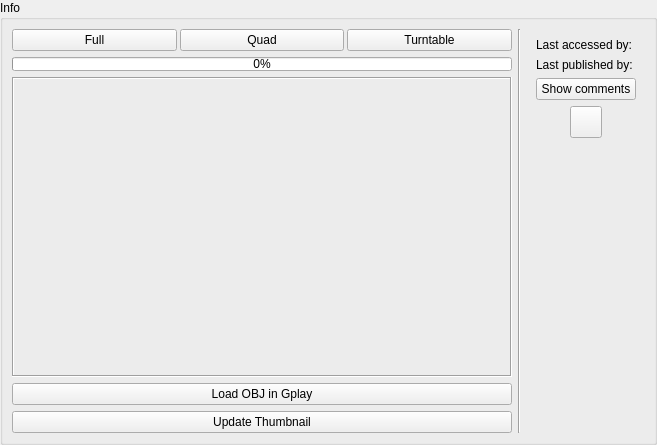
              <widget class="QFrame" name="infoFrame">
               <property name="frameShape">
                <enum>QFrame::NoFrame</enum>
               </property>
               <property name="frameShadow">
                <enum>QFrame::Sunken</enum>
               </property>
               <layout class="QVBoxLayout" name="verticalLayout_3">
                <property name="spacing">
                 <number>0</number>
                </property>
                <property name="margin">
                 <number>0</number>
                </property>
                <item>
                 <widget class="QGroupBox" name="assetInfoGrp">
                  <property name="autoFillBackground">
                   <bool>false</bool>
                  </property>
                  <property name="title">
                   <string>Info</string>
                  </property>
                  <property name="flat">
                   <bool>true</bool>
                  </property>
                  <property name="checkable">
                   <bool>false</bool>
                  </property>
                  <layout class="QGridLayout" name="gridLayout_3">
                   <item row="0" column="0">
                    <widget class="QFrame" name="thumbnailFrame">
                     <property name="minimumSize">
                      <size>
                       <width>500</width>
                       <height>0</height>
                      </size>
                     </property>
                     <property name="maximumSize">
                      <size>
                       <width>500</width>
                       <height>16777215</height>
                      </size>
                     </property>
                     <property name="frameShape">
                      <enum>QFrame::NoFrame</enum>
                     </property>
                     <property name="frameShadow">
                      <enum>QFrame::Sunken</enum>
                     </property>
                     <property name="lineWidth">
                      <number>1</number>
                     </property>
                     <property name="midLineWidth">
                      <number>0</number>
                     </property>
                     <layout class="QVBoxLayout" name="verticalLayout_4">
                      <property name="margin">
                       <number>0</number>
                      </property>
                      <item>
                       <widget class="QFrame" name="thumbDisplayTypeFrame">
                        <property name="frameShape">
                         <enum>QFrame::NoFrame</enum>
                        </property>
                        <property name="frameShadow">
                         <enum>QFrame::Raised</enum>
                        </property>
                        <layout class="QHBoxLayout" name="horizontalLayout_4">
                         <property name="spacing">
                          <number>3</number>
                         </property>
                         <property name="margin">
                          <number>0</number>
                         </property>
                         <item>
                          <widget class="QPushButton" name="thumbFullBtn">
                           <property name="text">
                            <string>Full</string>
                           </property>
                          </widget>
                         </item>
                         <item>
                          <widget class="QPushButton" name="thumbQuadBtn">
                           <property name="text">
                            <string>Quad</string>
                           </property>
                          </widget>
                         </item>
                         <item>
                          <widget class="QPushButton" name="thumbTurnBtn">
                           <property name="text">
                            <string>Turntable</string>
                           </property>
                          </widget>
                         </item>
                        </layout>
                       </widget>
                      </item>
                      <item>
                       <widget class="QProgressBar" name="thumbnailProgressBar">
                        <property name="maximumSize">
                         <size>
                          <width>500</width>
                          <height>14</height>
                         </size>
                        </property>
                        <property name="value">
                         <number>0</number>
                        </property>
                        <property name="orientation">
                         <enum>Qt::Horizontal</enum>
                        </property>
                       </widget>
                      </item>
                      <item>
                       <widget class="ThibQLabel" name="assetImg">
                        <property name="minimumSize">
                         <size>
                          <width>500</width>
                          <height>300</height>
                         </size>
                        </property>
                        <property name="maximumSize">
                         <size>
                          <width>500</width>
                          <height>300</height>
                         </size>
                        </property>
                        <property name="autoFillBackground">
                         <bool>false</bool>
                        </property>
                        <property name="frameShape">
                         <enum>QFrame::Box</enum>
                        </property>
                        <property name="frameShadow">
                         <enum>QFrame::Sunken</enum>
                        </property>
                        <property name="lineWidth">
                         <number>1</number>
                        </property>
                        <property name="text">
                         <string/>
                        </property>
                        <property name="textFormat">
                         <enum>Qt::AutoText</enum>
                        </property>
                        <property name="scaledContents">
                         <bool>false</bool>
                        </property>
                        <property name="alignment">
                         <set>Qt::AlignCenter</set>
                        </property>
                        <property name="wordWrap">
                         <bool>false</bool>
                        </property>
                       </widget>
                      </item>
                      <item>
                       <widget class="QPushButton" name="loadObjInGplayBtn">
                        <property name="text">
                         <string>Load OBJ in Gplay</string>
                        </property>
                       </widget>
                      </item>
                      <item>
                       <widget class="QPushButton" name="updateThumbBtn">
                        <property name="text">
                         <string>Update Thumbnail</string>
                        </property>
                       </widget>
                      </item>
                     </layout>
                    </widget>
                   </item>
                   <item row="0" column="1">
                    <widget class="Line" name="line">
                     <property name="frameShadow">
                      <enum>QFrame::Sunken</enum>
                     </property>
                     <property name="lineWidth">
                      <number>1</number>
                     </property>
                     <property name="orientation">
                      <enum>Qt::Vertical</enum>
                     </property>
                    </widget>
                   </item>
                   <item row="0" column="2">
                    <widget class="QFrame" name="assetInfoFrame">
                     <property name="frameShape">
                      <enum>QFrame::NoFrame</enum>
                     </property>
                     <property name="frameShadow">
                      <enum>QFrame::Sunken</enum>
                     </property>
                     <layout class="QVBoxLayout" name="verticalLayout">
                      <property name="margin">
                       <number>0</number>
                      </property>
                      <item>
                       <widget class="QFrame" name="stateFrame">
                        <property name="frameShape">
                         <enum>QFrame::NoFrame</enum>
                        </property>
                        <property name="frameShadow">
                         <enum>QFrame::Raised</enum>
                        </property>
                        <layout class="QGridLayout" name="gridLayout_5">
                         <item row="0" column="0">
                          <widget class="QLabel" name="lastAccessLbl">
                           <property name="maximumSize">
                            <size>
                             <width>16777215</width>
                             <height>16777215</height>
                            </size>
                           </property>
                           <property name="text">
                            <string>Last accessed by:</string>
                           </property>
                          </widget>
                         </item>
                         <item row="1" column="0">
                          <widget class="QLabel" name="lastPublishedLbl">
                           <property name="text">
                            <string>Last published by: </string>
                           </property>
                          </widget>
                         </item>
                         <item row="4" column="0">
                          <spacer name="verticalSpacer_2">
                           <property name="orientation">
                            <enum>Qt::Vertical</enum>
                           </property>
                           <property name="sizeHint" stdset="0">
                            <size>
                             <width>20</width>
                             <height>40</height>
                            </size>
                           </property>
                          </spacer>
                         </item>
                         <item row="2" column="0">
                          <widget class="QPushButton" name="showAssetCommentBtn">
                           <property name="text">
                            <string>Show comments</string>
                           </property>
                          </widget>
                         </item>
                         <item row="3" column="0">
                          <widget class="QFrame" name="frame_3">
                           <property name="frameShape">
                            <enum>QFrame::NoFrame</enum>
                           </property>
                           <property name="frameShadow">
                            <enum>QFrame::Raised</enum>
                           </property>
                           <layout class="QHBoxLayout" name="horizontalLayout_2">
                            <property name="margin">
                             <number>0</number>
                            </property>
                            <item>
                             <widget class="QPushButton" name="addRemoveAssetAsFavoriteBtn">
                              <property name="minimumSize">
                               <size>
                                <width>32</width>
                                <height>32</height>
                               </size>
                              </property>
                              <property name="maximumSize">
                               <size>
                                <width>32</width>
                                <height>32</height>
                               </size>
                              </property>
                              <property name="text">
                               <string/>
                              </property>
                              <property name="iconSize">
                               <size>
                                <width>32</width>
                                <height>32</height>
                               </size>
                              </property>
                             </widget>
                            </item>
                           </layout>
                          </widget>
                         </item>
                        </layout>
                       </widget>
                      </item>
                     </layout>
                    </widget>
                   </item>
                  </layout>
                 </widget>
                </item>
               </layout>
              </widget>
